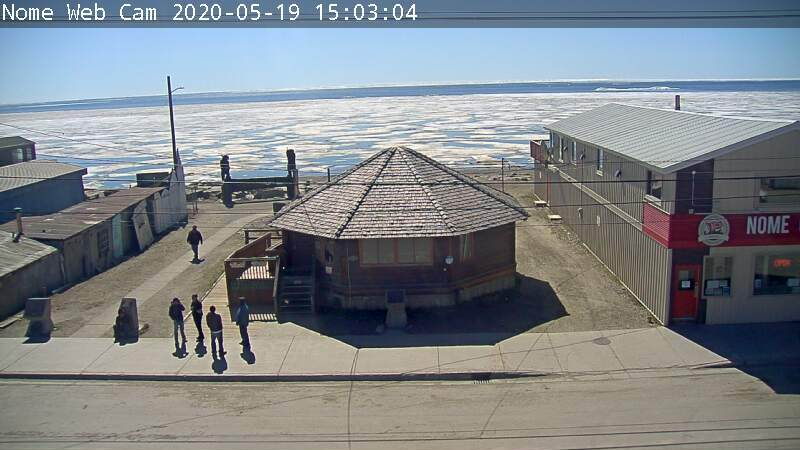
#> input picture Intersec.jpg, 800 x 450 px
$ jupyter execute 'Chan Vese Active Contour.ipynb'   (older library calls are emulated)
#> lines starting #> are read from the running program, lines starting #| are printed output that depends on the picture; after the words box and inside, x2 and y2 are one past the last pixel; in counts of white or black regions, pixels touching at a corner belong together
[cell 1]
#Our whole team worked on this algorithm together so there might be similarities between the code

import sys
import numpy as np
import cv2
import pdb
import math
from pylab import*

def sobel_edge_detection(image):
   # Kernel used for calculating gradient
   Gx = np.array([[-1, 0, 1], [-2, 0, 2], [-1, 0, 1]])
   Gy = np.array([[-1, -2, -1], [0, 0, 0], [1, 2, 1]])


   # save image dimensions
   rows, cols = image.shape


   # Initializing the np arrays for gradient
   grad_x = np.zeros((rows, cols))
   grad_y = np.zeros((rows, cols))


   # Compute gradients
   for i in range(1, rows - 1):
       for j in range(1, cols - 1):
           region = image[i-1:i+2, j-1:j+2]
           grad_x[i, j] = np.sum(Gx * region)
           grad_y[i, j] = np.sum(Gy * region)


   # Compute magnitude of gradient
   grad_mag = np.sqrt(grad_x**2 + grad_y**2)


   # Normalize gardient
   grad_x = grad_x / (grad_mag + 1e-6)
   grad_y = grad_x / (grad_mag + 1e-6)


   # returns gradient x, gradient y
   return grad_x, grad_y


def active_contour(LevelSetFunction, image, mu_coeff, nu_coeff, epsilon, iteration_step):


   # Calculate the Dirac delta function and Heaviside approximation
   Dirac_app = (epsilon / math.pi) / (epsilon**2 + LevelSetFunction**2)
   Heaviside_app = 0.5 * (1 + (2 / math.pi) * np.arctan(LevelSetFunction / epsilon))


   # Compute gradient x and gradient y and grad magnitude
   grad_y, grad_x = sobel_edge_detection(LevelSetFunction)


   # Compuate second derivative
   curvature_x, _ = np.gradient(grad_x)
   curvature_y, _ = np.gradient(grad_y)
   curvature = curvature_x + curvature_y


   # Calculate the length term
   length_term = nu_coeff * Dirac_app * curvature


   # Calculate fitting terms
   fitting_term1 = Heaviside_app * image
   fitting_term2 = (1 - Heaviside_app) * image
   fitting_term3 = 1 - Heaviside_app


   # Compute the laplacian and penalty term
   Laplacian = cv2.Laplacian(LevelSetFunction, cv2.CV_64F)
   penalty_term = mu_coeff * (Laplacian - curvature)


   # Compute average intensities inside and outside the contour
   avg_intensity_inside = fitting_term1.sum() / Heaviside_app.sum()
   avg_intensity_outside = fitting_term2.sum() / fitting_term3.sum()


   # Compute active contour term
   active_contour_term = Dirac_app * (-1 * (image - avg_intensity_inside)**2 + (image - avg_intensity_outside)**2)


   # Update the level set function
   LevelSetFunction += iteration_step * (length_term + penalty_term + active_contour_term)


   return LevelSetFunction


# Helper function to calculate arc taan and sqauar root
def matric_calculation(intput,str):
   # set output to input
   output=intput
   # looping over rows
   for i in range(gray_image.shape[0]):
       # looping over columns
       for j in range(gray_image.shape[1]):
           # if str = atan, perform arc tan opperation
           if str=="atan":
               output[i,j] = math.atan(intput[i,j])
           # if str = sqrt, perform sqrt opperation
           if str=="sqrt":
               output[i,j] = math.sqrt(intput[i,j])
   return output


if __name__ == '__main__':

  # Read image
  image = cv2.imread('Intersec.jpg')
#> image is the input picture: shape (450, 800, 3); mean B, G, R 137.6, 132.9, 127.6
  # convert it to array
  image_array = np.array(image)


  # convert it to gray scale
  gray_image = 0.2126 * image_array[:,:,2] + 0.7152 * image_array[:,:,1] + 0.0722 * image_array[:,:,0]
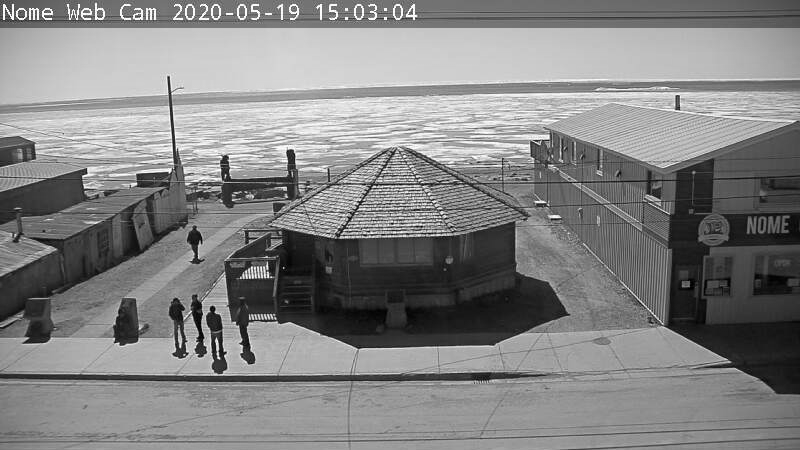
#> gray_image: shape (450, 800) float64; min 0.638, max 255, mean 132.1
  height, width = gray_image.shape
#> height = 450; width = 800
  # Apply Gaussian Bluring
  filterd_image = cv2.GaussianBlur(gray_image, (5, 5),5)
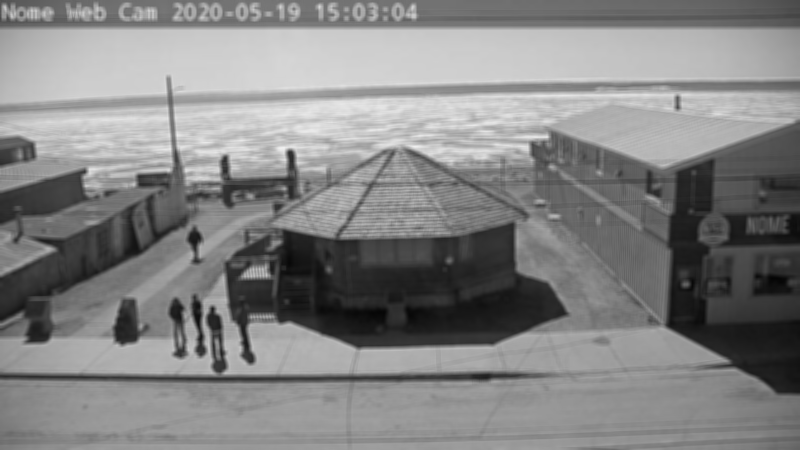
#> filterd_image: shape (450, 800) float64; min 3.92, max 240.1, mean 132.1


  # Initialize contour with value 1 and other with -1
  initial_contour = np.ones((filterd_image.shape[0],filterd_image.shape[1]),filterd_image.dtype)
  initial_contour[int(height/2):int(height/2)+10,int(width/2-20):int(width/2-20)+10]= -1
  initial_contour=-initial_contour


# Set up parameters for compute active contour
mu = 1
nu = 0.003 * 255 * 255
num =5
epsilon = 1
step = 0.1

LSF=initial_contour


 # itterate through number of itteration
for i in range(1, num):
     # output Chan Vese contour
     LSF = active_contour(LSF, filterd_image, mu, nu, epsilon, step)
     # set the threshold value with mean of contour
     tresh_hold = np.mean(LSF)
     if i % 1 == 0:
         # set RGB image for display with contour
         display_image = image_array
         # Find contours from output of Chan Vese algorithm with taking thresholding
         contours, _ = cv2.findContours((LSF > tresh_hold).astype(np.uint8),cv2.RETR_EXTERNAL, cv2.CHAIN_APPROX_NONE)
         # Draw contours for display
         cv2.drawContours(display_image, contours, -1, (0 ,0, 255), 2)


         # Display the image with contours
         cv2.imwrite(f'Active Contour{i}.jpg', display_image)
#> this loop made 4 passes
#> (avg_intensity_inside in active_contour, avg_intensity_outside in active_contour, tresh_hold) on passes 1 to 4: (132.1, 132.1, -0.999), (132.8, 131.9, -1.45), (134.7, 129.7, -1.16), (135.9, 128.3, -1.13)
#> pass 1, in active_contour, `Heaviside_app = 0.5 * (1 + (2 / math.pi) * np.arctan(LevelSetFunction ..`:
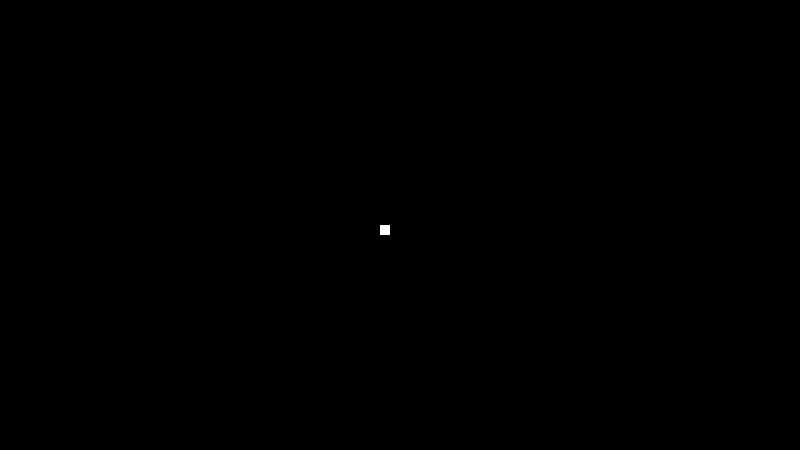
#> Heaviside_app: shape (450, 800) float64; values 0.25 (black) and 0.75 (white), 0.03% white; 1 white region, box (x1, y1, x2, y2) and area: (380, 225, 390, 235) 100
#> after the loop:
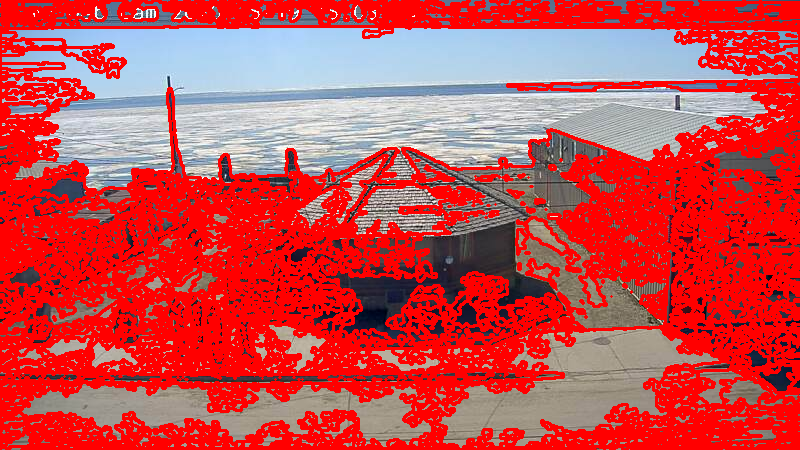
#> display_image: shape (450, 800, 3); mean B, G, R 79, 75.7, 201.2
